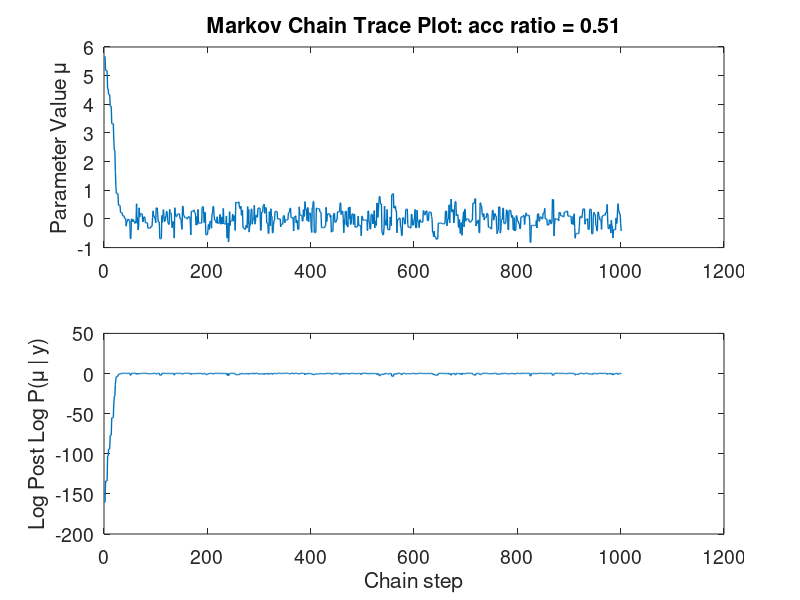

Write MATLAB code to recreate this figure. (Note: this script raises an error after producing the figure.)
% basic Metropolis algorithm

clear all
close all

%set fontsize 
fs = 14

% sample size: number of data points
N = 10

% known standard deviation
sigma = 1

% sufficient statistic of data
ybar = 0

% function that computes the posterior
posterior = @(mu) normpdf(mu,ybar,sigma/sqrt(N));

n_mc = 1000;
tau = 0.6;

mus_mc = zeros(n_mc,1);

mus_mc(1) = 5.67;

acceptances = 0;

for i=1:n_mc
    
    mu_curr = mus_mc(i);
    
    mu_prop = mu_curr + randn*tau;
    
    post_curr = posterior(mu_curr);
    
    post_prop = posterior(mu_prop);
    
    r = post_prop / post_curr;
    
    % pick a uniform random variate between 0 and 1
    u = rand;
    
    if rand < r
        mus_mc(i+1) = mu_prop;
        acceptances = acceptances + 1;
    else
        mus_mc(i+1) = mu_curr;
    end
    
end

acc_ratio = acceptances/n_mc

%%

figure(1)
subplot(2,1,1)
plot(mus_mc,'LineWidth',1)
ylabel('Parameter Value \mu','FontSize',fs)
%xlabel('Chain step','FontSize',20)
title(['Markov Chain Trace Plot: acc ratio = ' num2str(acc_ratio,'%.2f')],'FontSize',fs)
set(gca,'FontSize',fs)
subplot(2,1,2)
plot(log(posterior(mus_mc)),'LineWidth',1)
ylabel('Log Post Log P(\mu | y)','FontSize',fs)
xlabel('Chain step','FontSize',fs)
set(gca,'FontSize',fs)
%% plot histogram

mus_mc = mus_mc(1 : end);
mus_mc = mus_mc(n_mc/2 : 2:  end);

figure(2)

h=histogram(mus_mc,-2.125:0.25:2.125,'Normalization','pdf');
hold on
x = -2:0.01:2;
h2=plot(x, normpdf(x,0,1/sqrt(N)),'LineWidth',2);
xlabel('\mu','FontSize',fs)
ylabel('Posterior P(\mu | y)','FontSize',fs)
legend({'Posterior Histogram','Analytic Posterior'})
title(['N_{mc} = ' num2str(n_mc,'%.0f')],'FontSize',fs)
set(gca,'FontSize',fs)

